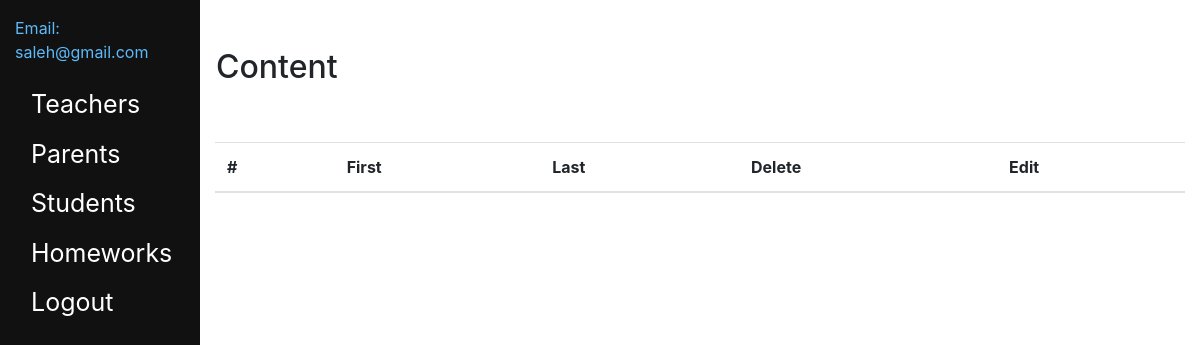
/pages/dashboard.php?member=parent (signed in), run on an earlier commit of the app's database.
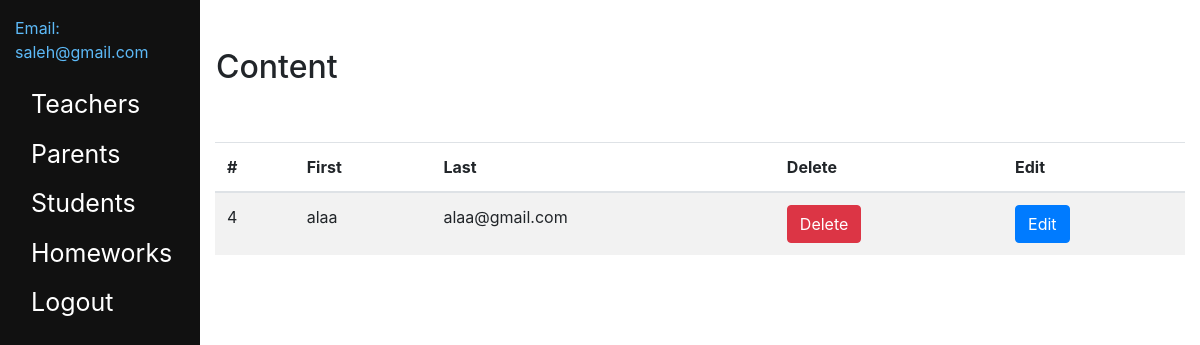
And on a later commit of the database.
### tables this page shows
CREATE TABLE `users` (
  `userID` int(11) NOT NULL,
  `userName` varchar(100) NOT NULL,
  `userEmail` varchar(100) NOT NULL,
  `userPassword` varchar(100) NOT NULL,
  `userRole` varchar(50) NOT NULL
);

### pages/dashboard.php (the view, shortened to what this page needs)
<!DOCTYPE html>
<html>
<head>
    <link rel="stylesheet" href="../styles/dashboard.css" />
    <link rel="stylesheet" href="https://stackpath.bootstrapcdn.com/bootstrap/4.4.1/css/bootstrap.min.css"
 />
</head>
<body>
    <div class="dashboard-container container">
        <div class="row">
            <div class="sidemenu-container col-md-2">
                <div style="height:5em; display:flex">
                    <span class="user-email">
                        Email: <?php if (isset($_SESSION['userEmail'])) {
                                    echo $_SESSION['userEmail'];
                                } ?>
                    </span>
                </div>
                <?php
                if (isset($_SESSION['userRole']) && $_SESSION['userRole'] == 'teacher') {
                    echo "
                <a href='dashboard.php?member=assignment'>Homeworks</a>
                <a href='dashboard.php?member=logout'>Logout</a> ";
                } else {
                    echo "
                <a href='dashboard.php?member=teacher'>Teachers</a>
                <a href='dashboard.php?member=parent'>Parents</a>
                <a href='dashboard.php?member=student'>Students</a>
                <a href='dashboard.php?member=assignment'>Homeworks</a>
                <a href='dashboard.php?member=logout'>Logout</a>";
                }
                ?>
            </div>
            <div class="content-container col-md-10">
                <div class="row" id="mainContainer">
                    <div style="display: flex;flex:0.4">
                        <h2>Content</h2>
                    </div>
                    <div
                        style="display: flex;flex:0.6;align-items: center; justify-content: flex-end;padding-right: 14px;">
                    </div>
                </div>
                <?php
                if (isset($_GET['member'])) {
                    $member = $_GET['member'];
                    if (isset($_GET['subMember'])) {
                        $subMember = $_GET['subMember'];
                    } else {
                        $subMember = "";
                    }
                    if (isset($_GET['memberID'])) {
                        $memberID = $_GET['memberID'];
                    } else {
                        $memberID = "";
                    }
                    runMyFunction($member, $subMember, $memberID);
                } else {
                    if ($_SESSION["userRole"] == "admin") {
                        runMyFunction("teacher");
                    } else runMyFunction("assignment");
                }
                function runMyFunction($member, $subMember = "", $memberID = "")
                {
                    require("connection.php");
                    if (isset($_SESSION['is_logged_in'])) {
                        if ($_SESSION['is_logged_in'] == 1) {
                            switch ($member) {
                                case 'parent':
                                    $query = "SELECT * FROM users where userRole='$member'";
                                    $result = mysqli_query($con, $query);
                                    $r = mysqli_num_rows($result);
                                    echo "<table class='table table-striped'><thead> <tr>";
                                    echo "<th scope='col'>#</th>  <th scope='col'>First</th><th scope='col'>Last</th><th scope='col'>Delete</th><th scope='col'>Edit</th></tr></thead><tbody>";
                                    for ($j = 0; $j < $r; $j++) {
                                        $row = mysqli_fetch_row($result);
                                        echo "<tr><td> $row[0] </td> <td>$row[1] </td><td>$row[2] </td><td><button class='btn btn-danger'>";
                                        echo '<a  href=deleteContent.php?member=Delete&deleteMember=parent&memberID=' . $row[0] . '>Delete</a>';
                                        echo "</button> </td><td><button class='btn btn-primary'>";
                                        echo '<a  href=dashboard.php?member=edit&subMember=parent&memberID=' . $row[0] . '>Edit</a>';
                                        echo "</button> </td></tr>";
                                    }
                                    echo "</tbody></table>";
                                    break;
                            }
                        }
                    } else {
                        echo "<script> location.replace('login.php') </script>";
                    }
                }
                ?>
            </div>
        </div>
    </div>
</body>
</html>

What changed in the data, as far as the page shows it:
added users: userID "4", userName "alaa", userEmail "alaa@gmail.com"
